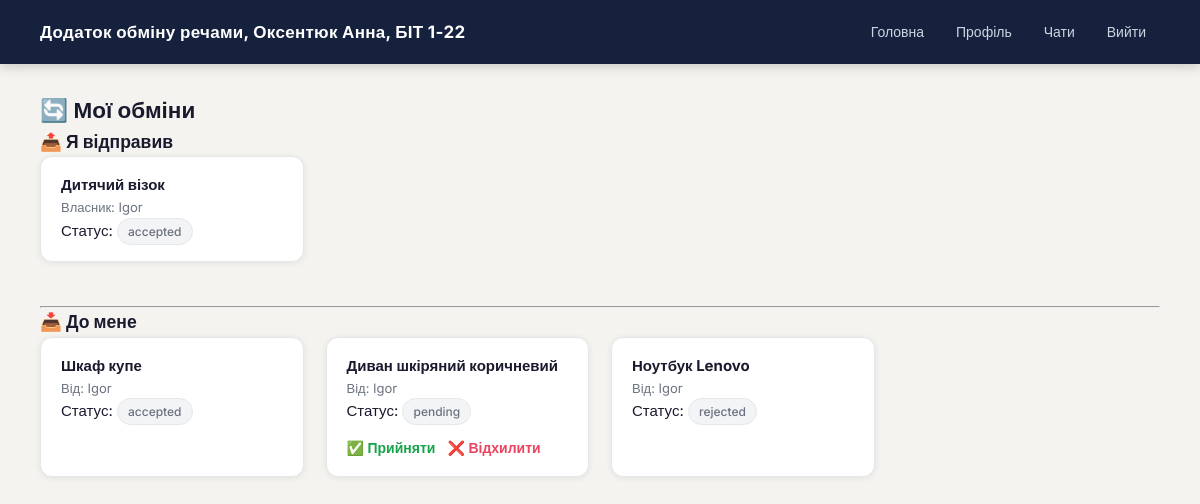
/my-exchanges/ (signed in), run on an earlier commit of the app's database.
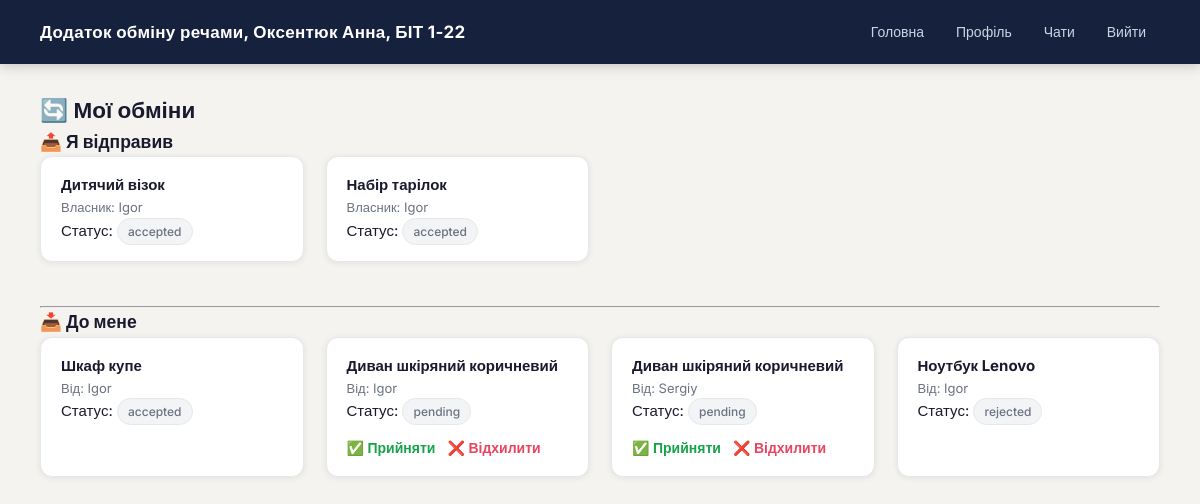
And on a later commit of the database.
### main/models.py (models this page shows, shortened)
class ExchangeRequest(models.Model):
    STATUS_CHOICES = [
        ('pending', 'Очікує'),
        ('accepted', 'Прийнято'),
        ('rejected', 'Відхилено'),
    ]
    item = models.ForeignKey(Item, on_delete=models.CASCADE)
    requester = models.ForeignKey(User, on_delete=models.CASCADE)
    message = models.TextField(blank=True)
    status = models.CharField(
        max_length=10,
        choices=STATUS_CHOICES,
        default='pending'
    )
    created_at = models.DateTimeField(auto_now_add=True)

class Item(models.Model):
    title = models.CharField(max_length=100)          # назва речі
    description = models.TextField()                  # опис
    image = models.ImageField(upload_to='items/', blank=True, null=True)  # фото
    category = models.ForeignKey(Category, on_delete=models.SET_NULL, null=True)
    owner = models.ForeignKey(User, on_delete=models.CASCADE)
    available = models.BooleanField(default=True)     # чи доступна річ

### main/views.py (the view)
# urls.py: path('my-exchanges/', views.my_exchanges, name='my_exchanges'),
@login_required
def my_exchanges(request):
    sent_requests = ExchangeRequest.objects.filter(requester=request.user)
    received_requests = ExchangeRequest.objects.filter(item__owner=request.user)
    return render(request, 'main/my_exchanges.html', {
        'sent_requests': sent_requests,
        'received_requests': received_requests
    })

### main/templates/main/my_exchanges.html (shortened to what this page needs)
{% extends 'main/base.html' %}
{% block content %}
<h2>🔄 Мої обміни</h2>
<div class="section">
    <h3>📤 Я відправив</h3>
    <div class="items">
        {% for req in sent_requests %}
        <div class="card">
            <h4>{{ req.item.title }}</h4>
            <p class="muted">
                Власник: {{ req.item.owner.username }}
            </p>
            <p>
                Статус:
                <span class="badge">{{ req.status }}</span>
            </p>
        </div>
        {% empty %}
            <p>Немає запитів</p>
        {% endfor %}
    </div>
</div>
<hr>
<div class="section">
    <h3>📥 До мене</h3>
    <div class="items">
        {% for req in received_requests %}
        <div class="card">
            <h4>{{ req.item.title }}</h4>
            <p class="muted">
                Від: {{ req.requester.username }}
            </p>
            <p>
                Статус:
                <span class="badge">{{ req.status }}</span>
            </p>
            {% if req.status == 'pending' %}
            <div class="actions">
                <a class="btn-accept" href="{% url 'accept_exchange' req.id %}">
                    ✅ Прийняти
                </a>
                <a class="btn-reject" href="{% url 'reject_exchange' req.id %}">
                    ❌ Відхилити
                </a>
            </div>
            {% endif %}
        </div>
        {% empty %}
            <p>Немає запитів</p>
        {% endfor %}
    </div>
</div>
{% endblock %}

What changed in the data, as far as the page shows it:
added ExchangeRequest: item "Набір тарілок", item.owner.username "Igor", status "accepted", shown under "📤 Я відправив"
added ExchangeRequest: item "Диван шкіряний коричневий", requester.username "Sergiy", status "pending", shows "✅ Прийняти", shown under "📥 До мене"
